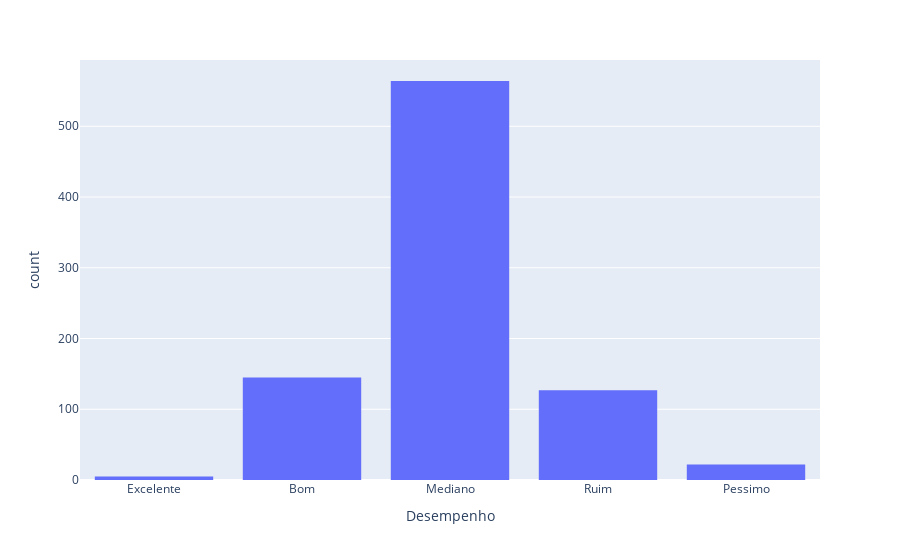

This figure's notebook cell:
### Code cell
px.histogram(Defensores, x = 'Desempenho').show()

### Figure 1 — Plotly figure (JSON) as saved in the notebook; plotly's stock layout.template omitted (floating-point values rounded to 4 significant figures; data arrays with more than 128 entries replaced by an {"elided": "..."} marker saying what was removed)
{"data": [{"alignmentgroup": "True", "bingroup": "x", "hovertemplate": "Desempenho=%{x}<br>count=%{y}<extra></extra>", "legendgroup": "", "marker": {"color": "#636efa", "pattern": {"shape": ""}}, "name": "", "offsetgroup": "", "orientation": "v", "showlegend": false, "type": "histogram", "x": {"elided": "863 str values"}, "xaxis": "x", "yaxis": "y"}], "layout": {"barmode": "relative", "legend": {"tracegroupgap": 0}, "margin": {"t": 60}, "xaxis": {"anchor": "y", "domain": [0, 1], "title": {"text": "Desempenho"}}, "yaxis": {"anchor": "x", "domain": [0, 1], "title": {"text": "count"}}}}
